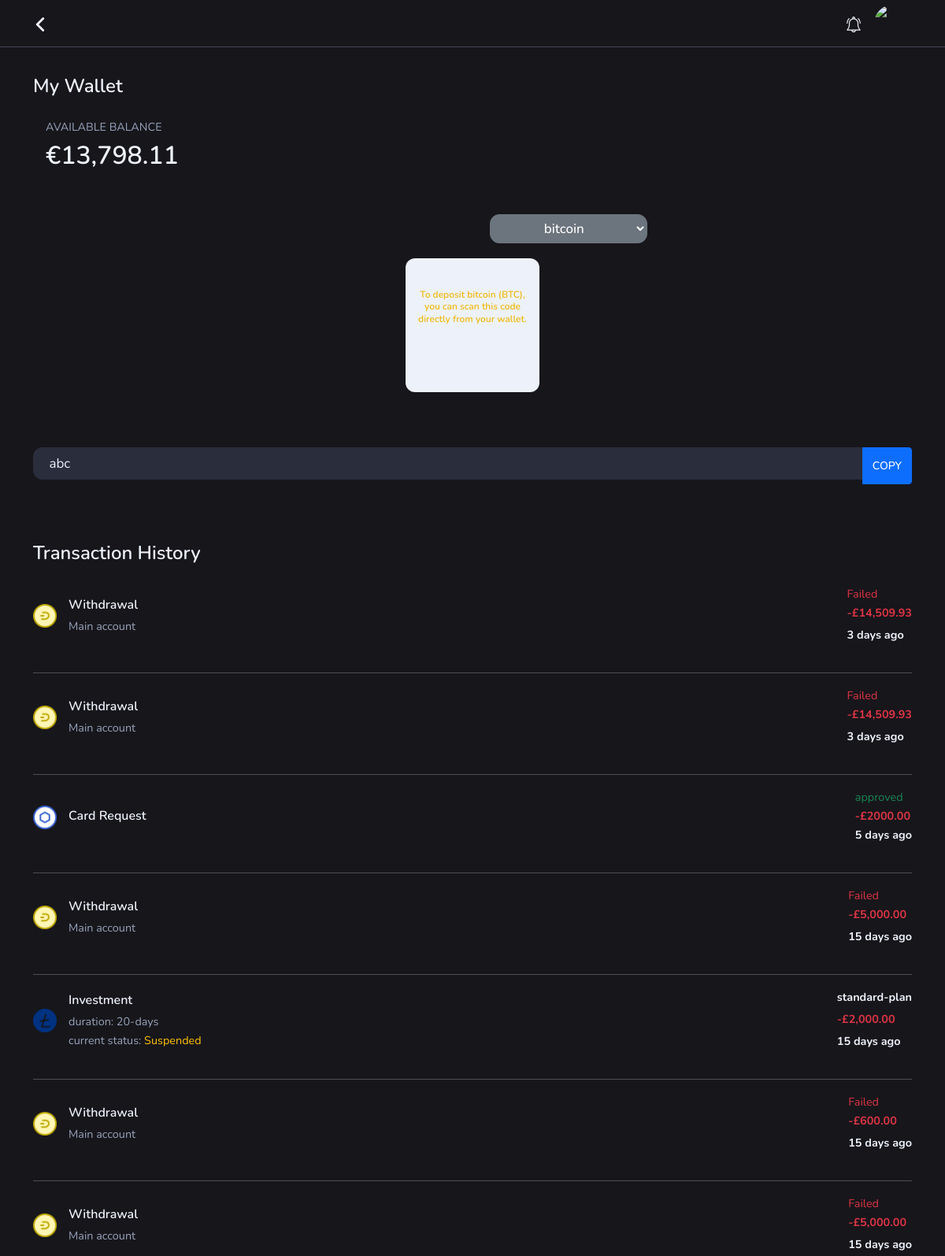
The page /app/wallet/ (signed in, upper part) on the database as committed earlier.
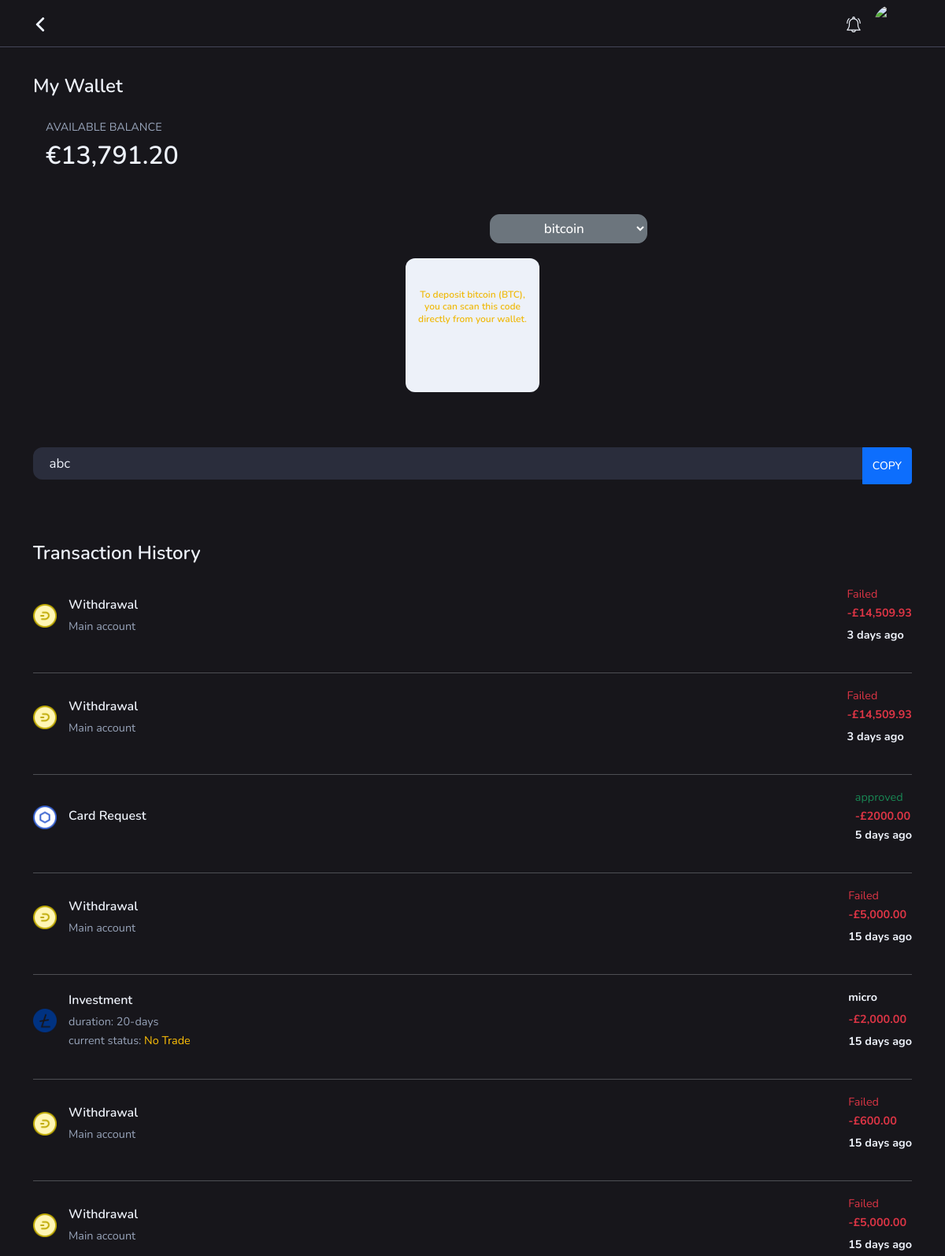
The same page on the database as committed later.
### app/models.py (models this page shows, shortened)
class BalanceEUR(models.Model):
    profile = models.OneToOneField(Profiles, on_delete=models.CASCADE, related_name='euro_balance')
    deposits = models.DecimalField(default=0.00, max_digits=10, decimal_places=2, blank=True, help_text='this balances update automatically based on the user\'s current balance. You should not change any field here manually.')
    bonus = models.DecimalField(default=0.00, max_digits=10, decimal_places=2, blank=True)
    profits = models.DecimalField(default=0.00, max_digits=10, decimal_places=2, blank=True)
    @property
    def total_balance(self):
        return self.deposits + self.bonus + self.profits

class Investments(models.Model):
    plan_choices = [
        ('micro', 'Micro'),
        ('standard', 'Standard'),
        ('premium', 'Premium'),
        ('elite', 'Elite'),
        ('premium-yields', 'Premium Yields'),
        ('Signatory', 'Signatory'),
        ]
    status_choices = [
        ('Active', 'Active'),
        ('Processing', 'Processing'),
        ('completed', 'Completed'),
        ('rejected', 'Rejected'),
        ('In progress', 'In progress'),
          ]
    investor = models.ForeignKey(CustomUser, on_delete=models.CASCADE)
    plan = models.CharField(max_length=100, default='micro', choices=plan_choices)
    amount = models.DecimalField(default=0.00, max_digits=10, decimal_places=2)
    duration = models.CharField(max_length=100)
    waiver = models.BooleanField(default=False)
    debit_account = models.CharField(max_length=100, default='')
    reference = models.CharField(max_length=30, default='')
    date = models.DateTimeField(auto_now_add=True)
    status = models.CharField(
        max_length=100,
        choices=status_choices,
        default='awaiting slot entry'
        )

### app/views.py (the view)
# urls.py: path('wallet/', views.wallet, name='wallet'),
@login_required
def wallet(request):
    user = request.user
    profile = Profiles.objects.get(user=user)
    dp = profile.profile_pic.url
    notifications = Notifications.objects.filter(user=user, seen=False).order_by('-created_at')
    history = Deposits.objects.filter(user=user)
    addresses = WalletAddress.objects.all()
    balanceEUR = BalanceEUR.objects.get(profile=profile)
    balanceUSD = BalanceUSD.objects.get(profile=profile)
    withdrawals = WithdrawalRequest.objects.filter(user=user).order_by('-created_at')
    deposits = Deposits.objects.filter(user=user).order_by('-created_at')
    investments = Investments.objects.filter(investor=user).order_by('-date')
    card_requests = CardRequest.objects.filter(user=user).order_by('-date')
    total_invested = investments.aggregate(total_amount=Sum('amount'))['total_amount']
    if total_invested is None:
        total_invested = 0.00
    else:
        total_invested = float(total_invested)
    all_activities = sorted(
        chain(
            withdrawals.annotate(activity_date=F('created_at'), activity_type=Value('Withdrawal', output_field=CharField())),
            deposits.annotate(activity_date=F('created_at'), activity_type=Value('Deposit', output_field=CharField())),
            investments.annotate(activity_date=F('date'), activity_type=Value('Investment', output_field=CharField())),
            card_requests.annotate(activity_date=F('date'), activity_type=Value('Card Request', output_field=CharField()))
        ),
        key=attrgetter('activity_date'),
        reverse=True
    )
    context = {
        'user': user,
        'profile': profile,
        'notifications': notifications,
        'history': history,
        'activities': all_activities,
        'addresses': addresses,
        'balanceEUR': balanceEUR,
        'balanceUSD': balanceUSD,
        'dp':dp
    }
    return render(request, 'wallet.html', context)

### app/templates/wallet.html (shortened to what the changed rows need)
{% load static %}
{% load humanize %}
{%load custom_filters %}
{% load webpack_loader %}
<!DOCTYPE html>
<html lang="en">
<head>
    <link rel="stylesheet" href="{% static 'css/bootstrap.min.css' %}" type="text/css" media="all" />
    <link rel="stylesheet" href="{% static 'css/animate.min.css' %}" type="text/css" media="all" />
    <link rel="stylesheet" href="{% static 'css/owl.carousel.min.css' %}" type="text/css" media="all" />
    <link rel="stylesheet" href="{% static 'css/jquery.jConveyorTicker.min.css' %}" type="text/css" media="all" />
    <link rel="stylesheet" href="{% static 'css/style.css' %}" type="text/css" media="all" />
</head>
<body>
<main class="main-content">
    <div class="container">
        <div class="wallet-item pb-4">
            <div class="d-flex">
                <div class="ms-3">
                    <div class="d-flex my-auto">
                        <h2 class="mt-1 mb-0">{% if profile.preferred_currency == 'USD' %} ${{ balanceUSD.total_balance|intcomma }} {% elif profile.preferred_currency == 'EUR' %} €{{ balanceEUR.total_balance|intcomma }} {% else %} £{{profile.total_balance|intcomma }} {% endif %} </h2>
                    </div>
                </div>
            </div>
            <br>
        </div>
        <div id="historySection" class="transaction-item pb-4">
            <div class="transcation-card">
                <ul class="transaction-list">
                    {% if activities %}
                    {% for activity in activities %}
                    <li class="list-item mb-0 pb-3">
                        <div class="media align-items-center">
                            {% if activity.activity_type == 'Withdrawal' %}
                            <img src="{% static 'img/icons/dash.png' %}" alt="coin image">
                            {% elif activity.activity_type == 'Deposit' %}
                            <img src="{% static 'img/icons/ethereum.png' %}" alt="coin image">
                            {% elif activity.activity_type == 'Investment' %}
                            <img src="{% static 'img/icons/litecoin.png' %}" alt="coin image">
                            {% elif activity.activity_type == 'Card Request' %}
                            <img src="{% static 'img/icons/chainlink.png' %}" alt="coin image">
                            {% endif %}
                            <div class="media-body">
                                {% if activity.activity_type == 'Deposit' %}
                                <p class="mb-0 text-gray">Wallet: Main</p>
                                <h5 class="mb-1 fs-16">Wallet Top Up</h5>
                                {% elif activity.activity_type == 'Withdrawal' %}
                                <h5 class="mb-1 fs-16">Withdrawal</h5>
                                <p class="mb-0 text-gray">Main account</p>
                                {% elif activity.activity_type == 'Investment' %}
                                <h5 class="mb-1 fs-16">Investment</h5>
                                <p class="mb-0 text-gray">duration: {{ activity.duration }}</p>
                                <p class="mb-0 text-gray">current status: <span class="{% if activity.status == 'rejected' %} text-danger {% elif activity.status == 'completed' %} text-success {% else %} text-warning {% endif %}">{{activity.status }}</span></p>
                                {% elif activity.activity_type == 'Card Request' %}
                                <h5 class="mb-1 fs-16">Card Request</h5>
                                {% endif %}
                            </div>
                        </div>
                        <div class="text-right ms-auto">
                            {% if activity.activity_type == 'Deposit' %}
                            {% if activity.status == 'Confirmed' %}
                            <p class="mb-0"><span class="text-success">{{ activity.status }}</span> </p>
                            {% elif activity.status == 'Failed' %}
                            <p class="mb-0"><span class="text-danger">{{ activity.status }}</span> </p>
                            {% elif activity.status == 'Under review' %}
                            <p class="mb-0"><span class="text-warning">{{ activity.status }}</span> </p>
                            {% endif %}
                            <p class="mb-1 text-success fw-bold">+£{{ activity.deposit_amount|intcomma }}</p>
                            {% elif activity.activity_type == 'Withdrawal' %}
                            {% if activity.status == 'Approved' %}
                            <p class="mb-0"><span class="text-success">{{ activity.status }}</span> </p>
                            {% elif activity.status == 'Failed' %}
                            <p class="mb-0"><span class="text-danger">{{ activity.status }}</span> </p>
                            {% elif activity.status == 'Under review' %}
                            <p class="mb-0"><span class="text-warning">{{ activity.status }}</span> </p>
                            {% endif %}
                            <p class="mb-1 text-danger fw-bold">-£{{ activity.amount|intcomma }}</p>
                            {% elif activity.activity_type == 'Investment' %}
                            <p class="mb-1 fw-bold">{{activity.plan}}</p>
                            <p class="mb-1 text-danger fw-bold">-£{{ activity.amount|intcomma }}</p>
                            {% endif %}
                            <p class="mb-1 fw-bold">{{activity.activity_date|time_since }}</p>
                        </div>
                    </li>
                    <hr>
                    {% endfor %}
                    {% endif %}
                </ul>
            </div>
        </div>
    </div>
</main>
</body>
</html>

Rows that differ between the two databases and show on the page:
changed BalanceEUR: total_balance "13,798.11" → "13,791.20"
changed Investments "20-days": status "Suspended" → "No Trade"; plan "standard-plan" → "micro"
